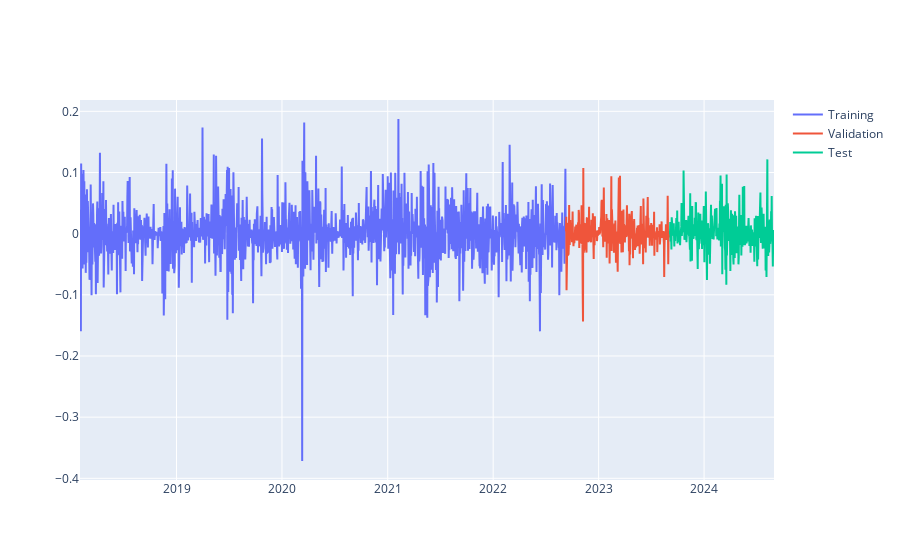

The cell this chart's notebook holds for it:
### Markdown cell above
### PartII-A Split data

### Code cell
X = data.drop(columns = ['Next_Day_BTC_Return']).copy()
y = data['Next_Day_BTC_Return']

test_size = 0.15
valid_size = 0.15
valid_split_idx = int(X.shape[0]*(1 - test_size - valid_size))
test_split_idx = int(X.shape[0]*(1 - test_size))

X_train = X.iloc[:valid_split_idx].copy()
X_valid = X.iloc[valid_split_idx:test_split_idx].copy()
X_test  = X.iloc[test_split_idx:].copy()

y_train = y.iloc[:valid_split_idx].copy()
y_valid = y.iloc[valid_split_idx:test_split_idx].copy()
y_test = y.iloc[test_split_idx:].copy()


fig = go.Figure()
fig.add_trace(go.Scatter(x=X_train.index, y = y_train, name='Training'))
fig.add_trace(go.Scatter(x=X_valid.index, y = y_valid, name='Validation'))
fig.add_trace(go.Scatter(x=X_test.index,  y = y_test,  name='Test'))
fig.show()

y_test

### Figure 1 — Plotly figure (JSON) as saved in the notebook; plotly's stock layout.template omitted (floating-point values rounded to 4 significant figures; data arrays with more than 128 entries replaced by an {"elided": "..."} marker saying what was removed)
{"data": [{"name": "Training", "type": "scatter", "x": {"elided": "1682 str values"}, "y": {"elided": "1682 float values"}}, {"name": "Validation", "type": "scatter", "x": {"elided": "360 str values"}, "y": {"elided": "360 float values"}}, {"name": "Test", "type": "scatter", "x": {"elided": "361 str values"}, "y": {"elided": "361 float values"}}], "layout": {"autosize": true, "xaxis": {"autorange": true, "range": ["2018-02-01", "2024-08-30"], "type": "date"}, "yaxis": {"autorange": true, "range": [-0.4028, 0.2185], "type": "linear"}}}
